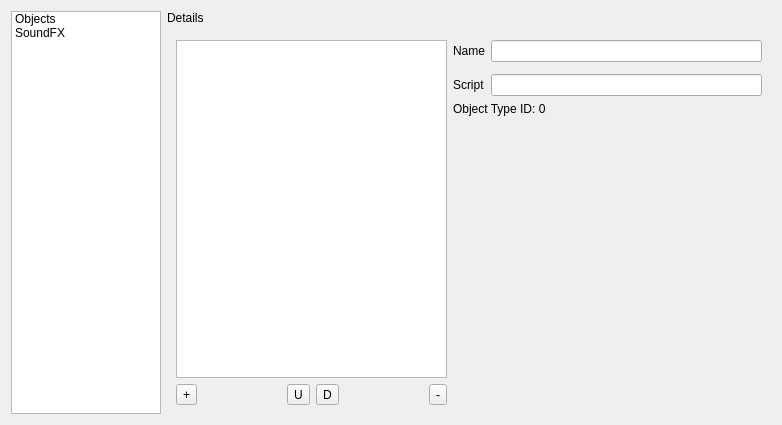
<?xml version="1.0" encoding="UTF-8"?>
<ui version="4.0">
 <class>StageConfigEditorv4</class>
 <widget class="QWidget" name="StageConfigEditorv4">
  <property name="geometry">
   <rect>
    <x>0</x>
    <y>0</y>
    <width>782</width>
    <height>425</height>
   </rect>
  </property>
  <property name="windowTitle">
   <string>Form</string>
  </property>
  <layout class="QGridLayout" name="gridLayout">
   <item row="0" column="1">
    <widget class="QLabel" name="sectionLabel">
     <property name="text">
      <string>Details</string>
     </property>
    </widget>
   </item>
   <item row="0" column="0" rowspan="2">
    <widget class="QListWidget" name="sectionList">
     <property name="sizePolicy">
      <sizepolicy hsizetype="Fixed" vsizetype="Expanding">
       <horstretch>0</horstretch>
       <verstretch>0</verstretch>
      </sizepolicy>
     </property>
     <property name="minimumSize">
      <size>
       <width>150</width>
       <height>0</height>
      </size>
     </property>
     <property name="maximumSize">
      <size>
       <width>150</width>
       <height>16777215</height>
      </size>
     </property>
     <item>
      <property name="text">
       <string>Objects</string>
      </property>
     </item>
     <item>
      <property name="text">
       <string>SoundFX</string>
      </property>
     </item>
    </widget>
   </item>
   <item row="1" column="1">
    <widget class="QStackedWidget" name="detailsWidget">
     <widget class="QWidget" name="objectsPage">
      <layout class="QGridLayout" name="gridLayout_3">
       <item row="4" column="3">
        <spacer name="verticalSpacer_2">
         <property name="orientation">
          <enum>Qt::Vertical</enum>
         </property>
         <property name="sizeHint" stdset="0">
          <size>
           <width>20</width>
           <height>40</height>
          </size>
         </property>
        </spacer>
       </item>
       <item row="2" column="3">
        <widget class="QLineEdit" name="objScript"/>
       </item>
       <item row="0" column="3">
        <widget class="QLineEdit" name="objName"/>
       </item>
       <item row="5" column="0">
        <layout class="QGridLayout" name="gridLayout_4">
         <item row="1" column="3">
          <widget class="QToolButton" name="downObj">
           <property name="text">
            <string>D</string>
           </property>
           <property name="icon">
            <iconset resource="../../resources.qrc">
             <normaloff>:/icons/ic_arrow_downward_48px.svg</normaloff>:/icons/ic_arrow_downward_48px.svg</iconset>
           </property>
          </widget>
         </item>
         <item row="1" column="1">
          <spacer name="horizontalSpacer">
           <property name="orientation">
            <enum>Qt::Horizontal</enum>
           </property>
           <property name="sizeHint" stdset="0">
            <size>
             <width>40</width>
             <height>20</height>
            </size>
           </property>
          </spacer>
         </item>
         <item row="1" column="0">
          <widget class="QToolButton" name="addObj">
           <property name="text">
            <string>+</string>
           </property>
           <property name="icon">
            <iconset resource="../../resources.qrc">
             <normaloff>:/icons/ic_add_circle_48px.svg</normaloff>:/icons/ic_add_circle_48px.svg</iconset>
           </property>
          </widget>
         </item>
         <item row="1" column="2">
          <widget class="QToolButton" name="upObj">
           <property name="text">
            <string>U</string>
           </property>
           <property name="icon">
            <iconset resource="../../resources.qrc">
             <normaloff>:/icons/ic_arrow_upward_48px.svg</normaloff>:/icons/ic_arrow_upward_48px.svg</iconset>
           </property>
          </widget>
         </item>
         <item row="1" column="5">
          <widget class="QToolButton" name="rmObj">
           <property name="text">
            <string>-</string>
           </property>
           <property name="icon">
            <iconset resource="../../resources.qrc">
             <normaloff>:/icons/ic_cancel_48px.svg</normaloff>:/icons/ic_cancel_48px.svg</iconset>
           </property>
          </widget>
         </item>
         <item row="1" column="4">
          <spacer name="horizontalSpacer_11">
           <property name="orientation">
            <enum>Qt::Horizontal</enum>
           </property>
           <property name="sizeHint" stdset="0">
            <size>
             <width>40</width>
             <height>20</height>
            </size>
           </property>
          </spacer>
         </item>
        </layout>
       </item>
       <item row="0" column="2">
        <widget class="QLabel" name="label_2">
         <property name="text">
          <string>Name</string>
         </property>
        </widget>
       </item>
       <item row="0" column="0" rowspan="5">
        <widget class="QListWidget" name="objList">
         <property name="sizePolicy">
          <sizepolicy hsizetype="Expanding" vsizetype="Expanding">
           <horstretch>0</horstretch>
           <verstretch>0</verstretch>
          </sizepolicy>
         </property>
         <property name="minimumSize">
          <size>
           <width>194</width>
           <height>0</height>
          </size>
         </property>
         <property name="maximumSize">
          <size>
           <width>16777215</width>
           <height>16777215</height>
          </size>
         </property>
        </widget>
       </item>
       <item row="2" column="2">
        <widget class="QLabel" name="label_6">
         <property name="text">
          <string>Script</string>
         </property>
        </widget>
       </item>
       <item row="3" column="2" colspan="2">
        <widget class="QLabel" name="objType">
         <property name="text">
          <string>Object Type ID: 0</string>
         </property>
        </widget>
       </item>
      </layout>
     </widget>
     <widget class="QWidget" name="sfxPage">
      <layout class="QGridLayout" name="gridLayout_6">
       <item row="0" column="0" rowspan="5">
        <widget class="QListWidget" name="sfxList">
         <property name="sizePolicy">
          <sizepolicy hsizetype="Expanding" vsizetype="Expanding">
           <horstretch>0</horstretch>
           <verstretch>0</verstretch>
          </sizepolicy>
         </property>
         <property name="minimumSize">
          <size>
           <width>194</width>
           <height>0</height>
          </size>
         </property>
         <property name="maximumSize">
          <size>
           <width>16777215</width>
           <height>16777215</height>
          </size>
         </property>
        </widget>
       </item>
       <item row="0" column="3">
        <widget class="QLineEdit" name="sfxName"/>
       </item>
       <item row="0" column="1">
        <widget class="QLabel" name="label">
         <property name="text">
          <string>Name</string>
         </property>
        </widget>
       </item>
       <item row="4" column="3">
        <spacer name="verticalSpacer_3">
         <property name="orientation">
          <enum>Qt::Vertical</enum>
         </property>
         <property name="sizeHint" stdset="0">
          <size>
           <width>20</width>
           <height>311</height>
          </size>
         </property>
        </spacer>
       </item>
       <item row="5" column="0">
        <layout class="QGridLayout" name="gridLayout_5">
         <item row="0" column="0">
          <widget class="QToolButton" name="addSfx">
           <property name="text">
            <string>+</string>
           </property>
           <property name="icon">
            <iconset resource="../../resources.qrc">
             <normaloff>:/icons/ic_add_circle_48px.svg</normaloff>:/icons/ic_add_circle_48px.svg</iconset>
           </property>
          </widget>
         </item>
         <item row="0" column="2">
          <widget class="QToolButton" name="upSfx">
           <property name="text">
            <string>U</string>
           </property>
           <property name="icon">
            <iconset resource="../../resources.qrc">
             <normaloff>:/icons/ic_arrow_upward_48px.svg</normaloff>:/icons/ic_arrow_upward_48px.svg</iconset>
           </property>
          </widget>
         </item>
         <item row="0" column="3">
          <widget class="QToolButton" name="downSfx">
           <property name="text">
            <string>D</string>
           </property>
           <property name="icon">
            <iconset resource="../../resources.qrc">
             <normaloff>:/icons/ic_arrow_downward_48px.svg</normaloff>:/icons/ic_arrow_downward_48px.svg</iconset>
           </property>
          </widget>
         </item>
         <item row="0" column="1">
          <spacer name="horizontalSpacer_2">
           <property name="orientation">
            <enum>Qt::Horizontal</enum>
           </property>
           <property name="sizeHint" stdset="0">
            <size>
             <width>40</width>
             <height>20</height>
            </size>
           </property>
          </spacer>
         </item>
         <item row="0" column="5">
          <widget class="QToolButton" name="rmSfx">
           <property name="text">
            <string>-</string>
           </property>
           <property name="icon">
            <iconset resource="../../resources.qrc">
             <normaloff>:/icons/ic_cancel_48px.svg</normaloff>:/icons/ic_cancel_48px.svg</iconset>
           </property>
          </widget>
         </item>
         <item row="0" column="4">
          <spacer name="horizontalSpacer_10">
           <property name="orientation">
            <enum>Qt::Horizontal</enum>
           </property>
           <property name="sizeHint" stdset="0">
            <size>
             <width>40</width>
             <height>20</height>
            </size>
           </property>
          </spacer>
         </item>
        </layout>
       </item>
       <item row="2" column="1">
        <widget class="QLabel" name="label_8">
         <property name="text">
          <string>Path</string>
         </property>
        </widget>
       </item>
       <item row="2" column="3">
        <widget class="QLineEdit" name="sfxPath"/>
       </item>
       <item row="3" column="1" colspan="3">
        <widget class="QLabel" name="sfxID">
         <property name="text">
          <string>SoundFX ID: 0</string>
         </property>
        </widget>
       </item>
      </layout>
     </widget>
    </widget>
   </item>
  </layout>
 </widget>
 <tabstops>
  <tabstop>sectionList</tabstop>
  <tabstop>objList</tabstop>
  <tabstop>addObj</tabstop>
  <tabstop>upObj</tabstop>
  <tabstop>downObj</tabstop>
  <tabstop>rmObj</tabstop>
  <tabstop>objName</tabstop>
  <tabstop>objScript</tabstop>
  <tabstop>sfxList</tabstop>
  <tabstop>addSfx</tabstop>
  <tabstop>upSfx</tabstop>
  <tabstop>downSfx</tabstop>
  <tabstop>rmSfx</tabstop>
  <tabstop>sfxName</tabstop>
  <tabstop>sfxPath</tabstop>
 </tabstops>
 <resources>
  <include location="../../resources.qrc"/>
 </resources>
 <connections/>
</ui>
